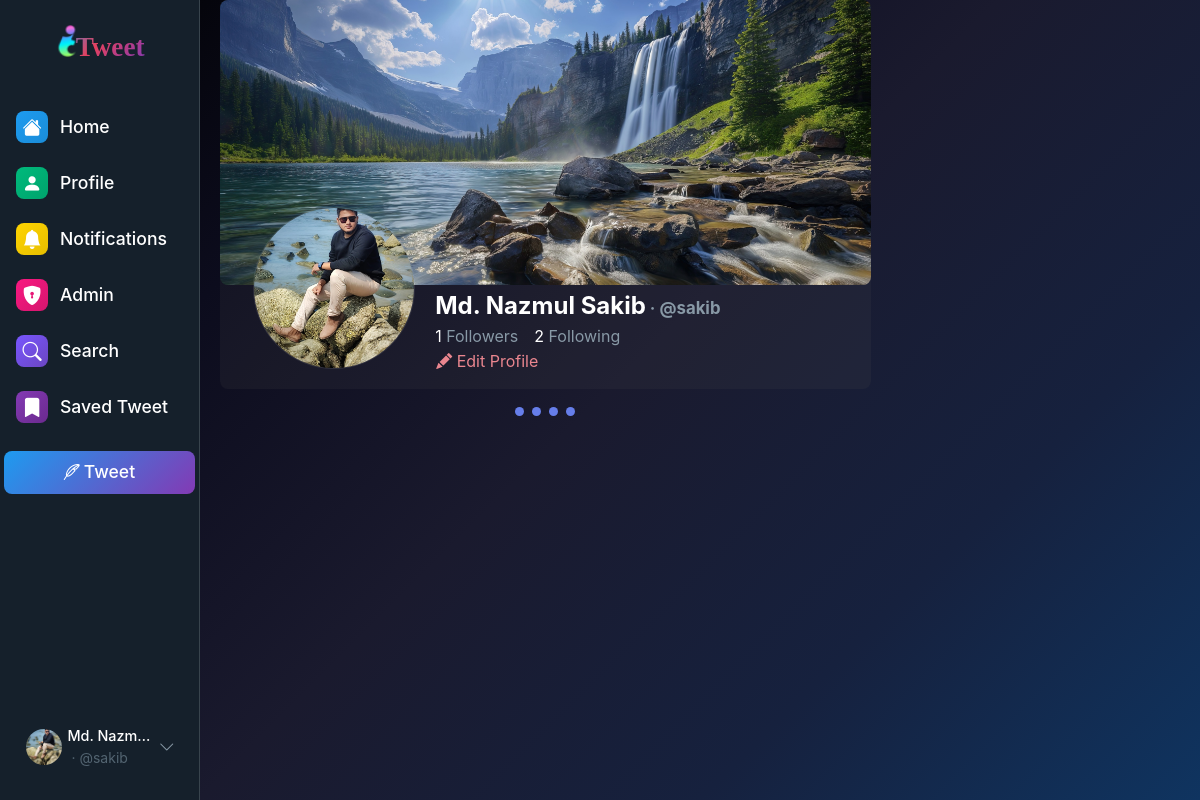
Screenshot of /user/profile/1 (signed in) with the database file from the repository.
### user_profile/models.py (models this page shows, shortened)
class UserProfile(models.Model):
    GENDER_CHOICES = [
        ('M', 'Male'),
        ('F', 'Female'),
        ('O', 'Other'),
        ('N', 'Prefer not to say'),
    ]
    RELATIONSHIP_STATUS = [
        ('SINGLE', 'Single'),
        ('IN_RELATIONSHIP', 'In a relationship'),
        ('ENGAGED', 'Engaged'),
        ('MARRIED', 'Married'),
        ('COMPLICATED', "It's complicated"),
        ('SEPARATED', 'Separated'),
        ('DIVORCED', 'Divorced'),
        ('WIDOWED', 'Widowed'),
    ]
    user = models.OneToOneField(User, on_delete=models.CASCADE, related_name='profile')
    name=models.TextField(max_length=200,blank=True,null=True)
    bio = models.TextField(max_length=500, blank=True, null=True)
    date_of_birth = models.DateField(blank=True, null=True)
    gender = models.CharField(max_length=1, choices=GENDER_CHOICES, blank=True, null=True)
    phone_number = models.CharField(max_length=20, blank=True, null=True)
    profile_picture = models.ImageField(
        upload_to='profile_pictures/',
        blank=True,
        null=True,
        default='profile_pictures/default_avatar.jpg'
    )
    cover_photo = models.ImageField(
        upload_to='cover_photos/',
        blank=True,
        null=True,
        default='cover_photos/default_cover.jpg'
    )
    follower_count=models.IntegerField(default=0)
    following_count=models.IntegerField(default=0)
    current_city = models.CharField(max_length=100, blank=True, null=True)
    hometown = models.CharField(max_length=100, blank=True, null=True)
    country = models.CharField(max_length=100, blank=True, null=True)
    workplace = models.CharField(max_length=200, blank=True, null=True)
    position = models.CharField(max_length=200, blank=True, null=True)
    education = models.CharField(max_length=200, blank=True, null=True)
    website = models.URLField(blank=True, null=True)
    facebook_url = models.URLField(blank=True, null=True)
    twitter_url = models.URLField(blank=True, null=True)
    instagram_url = models.URLField(blank=True, null=True)
    linkedin_url = models.URLField(blank=True, null=True)
    relationship_status = models.CharField(max_length=20, choices=RELATIONSHIP_STATUS, blank=True, null=True)
    is_profile_public = models.BooleanField(default=True)
    show_email = models.BooleanField(default=False)
    show_phone = models.BooleanField(default=False)
    created_at = models.DateTimeField(auto_now_add=True)
    updated_at = models.DateTimeField(auto_now=True)
    @property
    def full_name(self):
        if self.user.first_name and self.user.last_name:
            return f"{self.user.first_name} {self.user.last_name}"
        elif self.user.first_name:
            return self.user.first_name
        elif self.user.last_name:
            return self.user.last_name
        else:
            return self.user.username

### user_profile/views/user_profile.py (the view)
# urls.py: path('profile/<int:user_id>', UserProfile, name='user_profile'),
@login_required
def UserProfile(request,user_id):
        user=get_object_or_404(User,id=user_id)
        user_profile=get_object_or_404(UserProfileModel,user=user)
        comment_form=CommentForm()
        is_following=FollowModel.objects.filter(user=request.user,following_to=user).exists() if request.user.is_authenticated else False
        return render(request, 'user_profile.html',{
            'comment_form':comment_form,
            "profile_user":user,
            'user_profile':user_profile,
            'is_following':is_following,
            })

### user_profile/templates/user_profile.html (shortened to what this page needs)
{% extends 'layout.html' %}
{% load static %}
{% block content %}
  <link rel="stylesheet" href="{% static 'css/user_profile/profile_body_style.css' %}" />
  <link rel="stylesheet" href="{% static 'css/components/tweet_card_style.css' %}" />
  <link rel="stylesheet" href="{% static 'css/components/comment_style.css' %}" />
  <div class="d-flex px-lg-1 h-100">
    <div class="col-lg-8 user_profile_center_container overflow-auto">
      <div class="user_profile_data_container_parent">
        <div class="user_profile_data_container p-0">
          <div class="user_profile_cover_photo_container">
            <img class="user_profile_cover_photo" src="{{ user_profile.cover_photo.url }}" alt="" />
          </div>
          <div class="user_profile_display_photo_container z-1 d-flex">
            <img class="user_profile_display_photo border" src="{{ user_profile.profile_picture.url }}" alt="" />
            <div class="row ms-2">
              <div class="col-12 p-0 h-50"></div>
              <div class="user_profile_name_container d-flex flex-column col-12">
                <p class="profile_name m-0 hx">
                  {{ user_profile.name }}<span class="profile_username text-muted m-0 ms-1">&middot; {{ profile_user.username }}</span>
                </p>
                <div class="d-flex gap-3">
                  <div class="user_profile_follower_count_container" data-bs-toggle="modal" data-bs-target="#id_user_profile_follow_list_modal">
                    <span class="profile_followers_count">{{ user_profile.follower_count }}</span> <span class="text-muted">Followers</span>
                  </div>
                  <div class="user_profile_following_count_container" data-bs-toggle="modal" data-bs-target="#id_user_profile_follow_list_modal">
                    <span class="profile_following_count">{{ user_profile.following_count }}</span> <span class="text-muted">Following</span>
                  </div>
                </div>
                <div class="user_profile_header_edit_profile">
                  {% if user.id == profile_user.id %}
                    <a href="{% url 'edit_profile' %}"><button class="btn text-danger-emphasis p-0"><i class="bi bi-pencil-fill"></i> Edit Profile</button></a>
                  {% elif is_following %}
                    <button class="btn profile-follow-btn" onclick="fn_toggle_follow('{{ profile_user.id }}')"><i class="bi bi-bookmark-dash"></i> Unfollow</button>
                  {% else %}
                    <button class="btn profile-follow-btn" onclick="fn_toggle_follow('{{ profile_user.id }}')"><i class="bi bi-bookmark-plus"></i> Follow</button>
                  {% endif %}
                </div>
              </div>
            </div>
          </div>
        </div>
      </div>
      <div class="tab-content active" id="tweetsTab">
        <div class="user_feed_container p-lg-3 p-1">
          <div class="loading-spinner text-center" id="profile_tweet_loading">
            <div class="loading-dots">
              <div class="dot"></div>
              <div class="dot"></div>
              <div class="dot"></div>
              <div class="dot"></div>
            </div>
          </div>
        </div>
      </div>
    </div>
    <div class="user_profile_detail col-lg-4 overflow-auto vh-100 p-2 d-none d-lg-block"></div>
  </div>
{% endblock %}

### templates/layouts/home_left_panel.html (shortened to what this page needs)
{% load static %}
<link rel="stylesheet" href="{% static 'css/layouts_style/home_left_panel_style.css' %}" />
<div class="left-panel-dark d-flex flex-column justify-content-between py-4 vh-100">
  <div class="px-auto">
    <div class="text-center mb-4">
      <a class="navbar-brand logo-gradient" href="{% url 'home' %}"><img src="{% static 'favicon.ico' %}" alt="iTweet Logo" class="nav-logo-img" />Tweet</a>
    </div>
    <div class="nav-menu">
      <a class="nav-item" href="{% url 'home' %}">
        <div class="nav-icon-wrapper gradient-primary">
          <i class="bi bi-house-fill"></i>
        </div>
        <span class="nav-label">Home</span>
      </a>
      <a class="nav-item"
        href="{% if user.is_authenticated %}
          {% url 'user_profile' user_id=user.id %}
        {% else %}
          {% url 'user_profile' user_id=1 %}
        {% endif %}">
        <div class="nav-icon-wrapper gradient-success">
          <i class="bi bi-person-fill"></i>
        </div>
        <span class="nav-label">Profile</span>
      </a>
      <a class="nav-item" href="#">
        <div class="nav-icon-wrapper gradient-warning">
          <i class="bi bi-bell-fill"></i>
        </div>
        <span class="nav-label">Notifications</span>
      </a>
      <a class="nav-item" href="{% url 'admin:index' %}">
        <div class="nav-icon-wrapper gradient-danger">
          <i class="bi bi-shield-lock-fill"></i>
        </div>
        <span class="nav-label">Admin</span>
      </a>
      <a class="nav-item" id="left_panel_search_btn" data-bs-toggle="offcanvas" href="#offcanvasExample" role="button" aria-controls="offcanvasExample">
        <div class="nav-icon-wrapper gradient-info">
          <i class="bi bi-search"></i>
        </div>
        <span class="nav-label">Search</span>
      </a>
      <a class="nav-item" href="{% url 'user_saved_tweets_page' %}">
        <div class="nav-icon-wrapper gradient-purple">
          <i class="bi bi-bookmark-fill"></i>
        </div>
        <span class="nav-label">Saved Tweet</span>
      </a>
    </div>
    <a href="{% url 'tweet_create' %}">
      <div class="mt-3 px-1">
        <button class="btn btn-tweet-gradient w-100 py-2"><i class="bi bi-feather me-1"></i><span class="nav-label">Tweet</span></button>
      </div>
    </a>
  </div>
  <div class="px-3">
    {% if user.is_authenticated %}
      <div class="user-profile-dropup position-relative">
        <div class="user-profile-card" data-bs-toggle="dropdown" aria-expanded="false">
          <div class="user-avatar2">
            <img src="{{ user.profile.profile_picture.url }}" alt="{{ user.username }}" class="profile-img" />
          </div>
          <div class="user-info d-none d-lg-block">
            <div class="d-none d-lg-block">
              <p class="left_panel_username d-none d-xl-block">{{ user.profile.full_name|default:user.username }}</p>
              <p class="user-handle">{{ user.username }}</p>
            </div>
          </div>
          <div class="dropdown-arrow">
            <i class="bi bi-chevron-down"></i>
          </div>
        </div>
      </div>
    {% else %}
      <div class="login-prompt">
        <a class="btn btn-outline-gradient-home-left w-100 py-2" href="{% url 'login' %}"><i class="bi bi-box-arrow-in-right me-2"></i>Login</a>
      </div>
    {% endif %}
  </div>
</div>

### static/css/layout.css (style rules this page uses)
body { height: 100vh; overflow: auto; }
:root { --bg-dark: #15202b; --bg-card: #192734; --bg-hover: #22303c; --text-primary: #ffffff; --text-secondary: #8899a6; --accent-primary: #1d9bf0; --accent-hover: #1a8cd8; --border-color: #38444d; --mobile: (max-width: 576px); }
.hx { font-size: x-large; font-weight: bold; }
.gradient-primary { background: linear-gradient(135deg, #1d9bf0, #1a8cd8); }
.gradient-success { background: linear-gradient(135deg, #00ba7c, #00a36c); }
.gradient-warning { background: linear-gradient(135deg, #ffd400, #e6be00); }
.gradient-danger { background: linear-gradient(135deg, #f91880, #d4166e); }
.gradient-info { background: linear-gradient(135deg, #7856ff, #6b46c1); }
.gradient-purple { background: linear-gradient(135deg, #833ab4, #6b2a8e); }
.loading-dots { display: flex; justify-content: center; gap: 8px; padding: 2px; }
.dot { width: 9px; height: 9px; border-radius: 50%; background: #667eea; animation: bounce 1.4s infinite ease-in-out both; }
.dot:nth-child(1) { animation-delay: -0.48s; }
.dot:nth-child(2) { animation-delay: -0.24s; }
.dot:nth-child(3) { animation-delay: -0.12s; }

### static/css/dark-mode.css (style rules this page uses)
body.dark-mode { color: #ffffff !important; font-family: -apple-system, BlinkMacSystemFont, "Segoe UI", Roboto, sans-serif; min-height: 100vh; background-attachment: fixed; margin: 0; padding: 0; }
.dark-mode.cosmic { background: linear-gradient(135deg, #000000 0%, #0c0c1d 25%, #1a1a2e 50%, #16213e 75%, #0f3460 100%) !important; }
body.dark-mode .navbar-brand, body.dark-mode .navbar-nav .nav-link { color: #ffffff !important; }
body.dark-mode .text-muted { color: #8899a6 !important; }
body.dark-mode .border { border-color: rgba(255, 255, 255, 0.1) !important; }

### static/css/layouts_style/home_left_panel_style.css (style rules this page uses)
.navbar-brand { font-family: "Brush Script MT", cursive; }
.left-panel-dark { background: var(--bg-dark); border-right: 1px solid var(--border-color); width: 100%; }
.logo-gradient { font-size: 1.7rem; font-weight: 700; background: linear-gradient(135deg, #1d9bf0 0%, #e4405f 50%, #833ab4 100%); -webkit-background-clip: text; -webkit-text-fill-color: transparent; background-clip: text; text-decoration: none; transition: all 0.3s ease; margin-left: -10px; }
.nav-logo-img { height: 2.2rem; margin-right: -4px; margin-bottom: 16px; }
.nav-menu { display: flex; flex-direction: column; gap: 0rem; }
.nav-item { display: flex; align-items: center; padding: 0.75rem 1rem; color: var(--text-primary); text-decoration: none; border-radius: 8px; transition: all 0.3s ease; position: relative; gap: 0.75rem; }
.nav-icon-wrapper { width: 32px; height: 32px; display: flex; align-items: center; justify-content: center; border-radius: 8px; transition: all 0.3s ease; }
.nav-icon-wrapper i { font-size: 1.2rem; color: white; }
.nav-label { font-size: 1.1rem; font-weight: 500; transition: all 0.3s ease; }
.btn-tweet-gradient { background: linear-gradient(135deg, #1d9bf0, #833ab4); border: none; border-radius: 8px; font-weight: 600; font-size: 1rem; color: white; transition: all 0.3s ease; position: relative; overflow: hidden; }
.btn-tweet-gradient::before { content: ""; position: absolute; top: 0; left: -100%; width: 100%; height: 100%; background: linear-gradient(90deg, transparent, rgba(255, 255, 255, 0.2), transparent); transition: left 0.5s; }
.user-profile-dropup { position: relative; }
.user-profile-card { display: flex; align-items: center; padding: 0.45rem; background: transparent; border-radius: 8px; cursor: pointer; transition: all 0.3s ease; gap: 0.2rem; border: 1px solid transparent; }
.profile-img { width: 40px; height: 40px; border-radius: 50%; object-fit: cover; border: 2px solid transparent; transition: all 0.3s ease; }
.user-info { flex: 1; min-width: 0; }
.left_panel_username { color: var(--text-primary); margin: 0; font-size: 0.9rem; font-weight: 500; white-space: nowrap; overflow: hidden; text-overflow: ellipsis; transition: all 0.3s ease; }
.user-handle { color: var(--text-secondary); margin: 0; font-size: 0.8rem; white-space: nowrap; overflow: hidden; text-overflow: ellipsis; transition: all 0.3s ease; }
.dropdown-arrow { color: var(--text-secondary); flex-shrink: 0; transition: all 0.3s ease; }

### static/css/components/tweet_card_style.css (style rules this page uses)
.overflow-auto { scrollbar-width: none; }
.user-info { display: flex; align-items: flex-start; gap: 12px; flex: 1; }
.user-handle { font-size: 14px; color: #536471; margin-right: 8px; }
.user-handle::before { content: "·"; margin-right: 4px; margin-left: 4px; }

### rows the page displays
UserProfile: cover_photo (picture), profile_picture (picture), name "Md. Nazmul Sakib", follower_count "1", following_count "2"

### other values shown
{{ user.profile.full_name|default:user.username }} "Md. Nazm…"
{{ user.username }} "@sakib"
{{ profile_user.username }} "@sakib"
